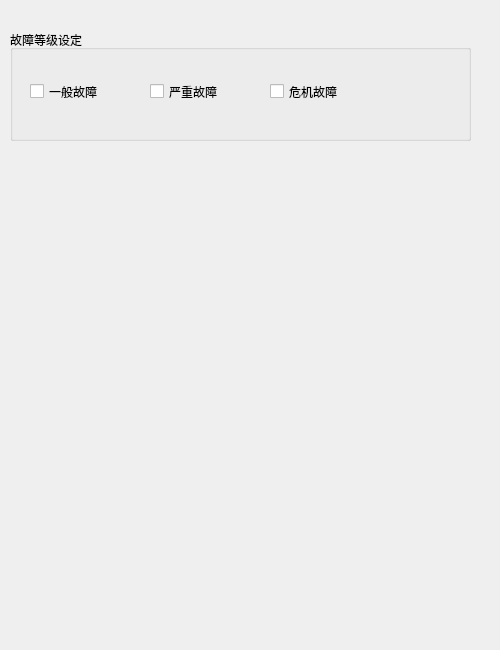
<?xml version="1.0" encoding="UTF-8"?>
<ui version="4.0">
 <class>s3_water</class>
 <widget class="QDialog" name="s3_water">
  <property name="geometry">
   <rect>
    <x>0</x>
    <y>0</y>
    <width>500</width>
    <height>650</height>
   </rect>
  </property>
  <property name="windowTitle">
   <string>Dialog</string>
  </property>
  <widget class="QGroupBox" name="groupBox_2">
   <property name="geometry">
    <rect>
     <x>10</x>
     <y>30</y>
     <width>461</width>
     <height>111</height>
    </rect>
   </property>
   <property name="title">
    <string>故障等级设定</string>
   </property>
   <widget class="QCheckBox" name="checkBox">
    <property name="geometry">
     <rect>
      <x>20</x>
      <y>50</y>
      <width>92</width>
      <height>23</height>
     </rect>
    </property>
    <property name="text">
     <string>一般故障</string>
    </property>
   </widget>
   <widget class="QCheckBox" name="checkBox_2">
    <property name="geometry">
     <rect>
      <x>140</x>
      <y>50</y>
      <width>92</width>
      <height>23</height>
     </rect>
    </property>
    <property name="text">
     <string>严重故障</string>
    </property>
   </widget>
   <widget class="QCheckBox" name="checkBox_3">
    <property name="geometry">
     <rect>
      <x>260</x>
      <y>50</y>
      <width>92</width>
      <height>23</height>
     </rect>
    </property>
    <property name="text">
     <string>危机故障</string>
    </property>
   </widget>
  </widget>
 </widget>
 <resources/>
 <connections/>
</ui>
